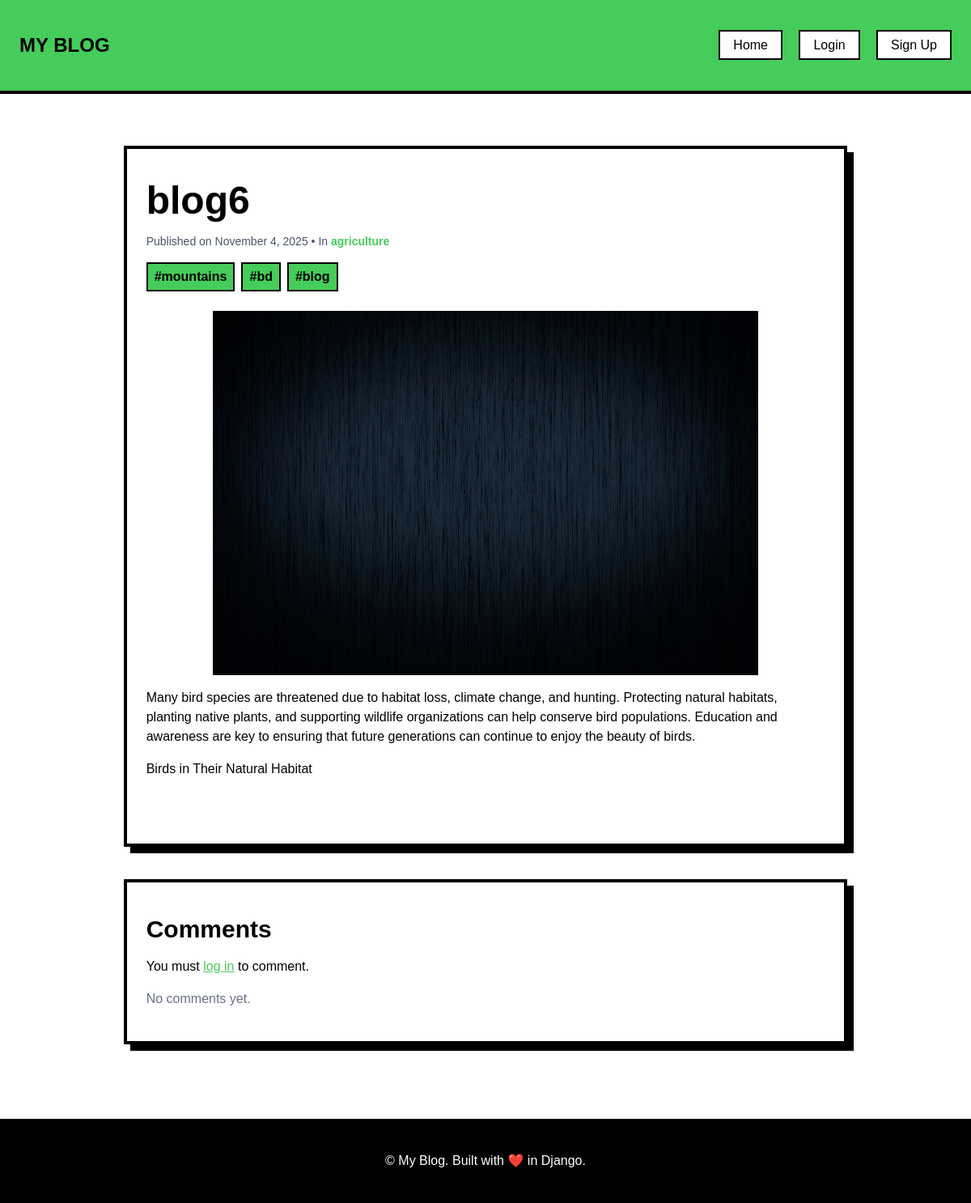
Before: /post/blog6/ with the older database file.
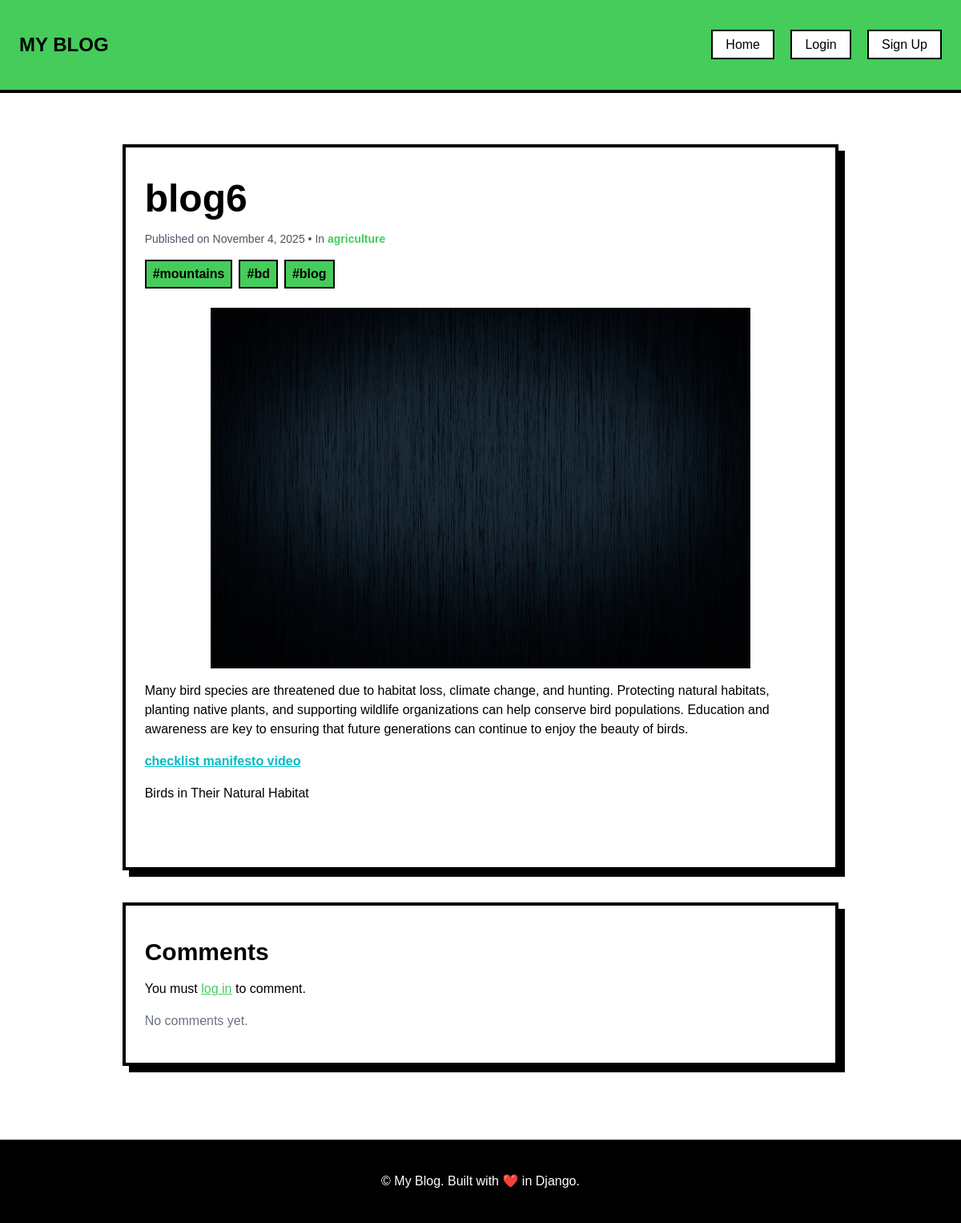
After: the same page with the newer database file.
### blog/models.py (models this page shows, shortened)
class BlogPost(models.Model):
    title = models.CharField(max_length=255)
    slug = models.SlugField(unique=True, blank=True)
    category = models.ForeignKey(Category, on_delete=models.SET_NULL, null=True, related_name='posts')
    tags = models.ManyToManyField(Tag, blank=True, related_name='posts')
    content = RichTextField()
    image = models.ImageField(upload_to='blog_images/', blank=True, null=True)
    author = models.ForeignKey(User, on_delete=models.SET_NULL, null=True, blank=True)
    created_at = models.DateTimeField(auto_now_add=True)
    updated_at = models.DateTimeField(auto_now=True)

class Category(models.Model):
    name = models.CharField(max_length=100, unique=True)
    slug = models.SlugField(unique=True, blank=True)

### blog/views.py (the view)
# urls.py: path('post/<slug:slug>/', views.blog_detail, name='blog_detail'),
def blog_detail(request, slug):
    blog_post = get_object_or_404(BlogPost, slug=slug)
    comments = blog_post.comments.all().order_by('-created_at')
    if request.method == 'POST':
        if request.user.is_authenticated:
            form = CommentForm(request.POST)
            if form.is_valid():
                comment = form.save(commit=False)
                comment.post = blog_post
                comment.user = request.user
                comment.save()
                return redirect('blog_detail', slug=slug)
        else:
            return redirect('login')
    else:
        form = CommentForm()
    return render(request, 'blog/blog_detail.html', {
        'blog_post': blog_post,
        'comments': comments,
        'form': form
    })

### blog/templates/blog/blog_detail.html (shortened to what this page needs)
{% extends 'base.html' %}
{% block content %}
<article class="max-w-5xl w-11/12 mx-auto p-6 bg-white neo-card mt-10">
  <h1 class="text-5xl font-extrabold mb-6 text-black">{{ blog_post.title }}</h1>
  <p class="text-sm text-gray-600 mb-4">
    Published on {{ blog_post.created_at|date:"F j, Y" }}
    {% if blog_post.category %}
      • In
      <a href="{% url 'category_posts' blog_post.category.slug %}" class="font-semibold text-treegreen hover:text-black">
        {{ blog_post.category.name }}
      </a>
    {% endif %}
  </p>
  {% if blog_post.tags.exists %}
    <div class="mb-6 flex flex-wrap gap-2">
      {% for tag in blog_post.tags.all %}
        <a href="{% url 'tag_posts' tag.slug %}" class="inline-block px-2 py-1 border-2 border-black bg-treegreen text-black font-semibold hover:bg-black hover:text-treegreen transition">
          #{{ tag.name }}
        </a>
      {% endfor %}
    </div>
  {% endif %}
  {% if blog_post.image %}
    <div class="">
      <img src="{{ blog_post.image.url }}" alt="{{ blog_post.title }}" class="w-full h-full object-cover">
    </div>
  {% endif %}
  <div class="prose prose-lg max-w-none">
    {% autoescape off %}{{ blog_post.content|safe }}{% endautoescape %}
  </div>
</article>
<section class="max-w-5xl w-11/12 mx-auto mt-10 p-6 bg-white neo-card">
  <h2 class="text-3xl font-bold mb-4">Comments</h2>
  {% if user.is_authenticated %}
    <form method="post" class="mb-6">
      {% csrf_token %}
      {{ form.as_p }}
      <button type="submit" class="px-4 py-2 bg-treegreen border-2 border-black text-black hover:bg-black hover:text-treegreen transition">
        Post Comment
      </button>
    </form>
  {% else %}
    <p class="mb-4">You must <a href="{% url 'login' %}" class="text-treegreen underline">log in</a> to comment.</p>
  {% endif %}
  {% for comment in comments %}
    <div class="border-2 border-black p-4 mb-4 bg-gray-50">
      <p class="text-black"><strong>{{ comment.user.username }}</strong> — {{ comment.created_at|date:"M j, Y h:i A" }}</p>
      <p class="mt-2">{{ comment.content }}</p>
    </div>
  {% empty %}
    <p class="text-gray-500">No comments yet.</p>
  {% endfor %}
</section>
{% endblock %}

Changed rows visible on the page:
changed BlogPost "blog6": content "…the beauty of birds. Birds in Their Natural…" → "…the beauty of birds. checklist manifesto video Birds in Their Natural…"
